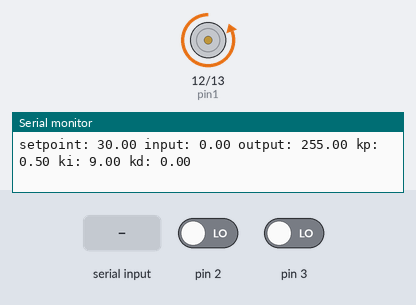
Simulated run of this sketch. Board: Arduino Uno, built for the host (arithmetic inside an expression is 32-bit, double 64-bit). On the bench: motor-driver pin pairs drawn as motors (green arrow = first pin HIGH = forward, orange = second pin HIGH = backward, longer = more drive), the last lines printed to the serial monitor. The test bench sets the inputs (shaded band); at power-on: pin 2 LOW, pin 3 LOW.

Above: at 1.8 s.
1.9 s: "1" received over Serial
At 3.4 s:
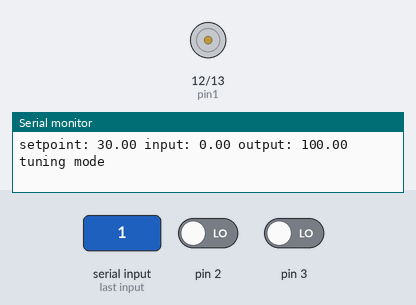
4.0 s: "0" received over Serial
At 5.0 s:
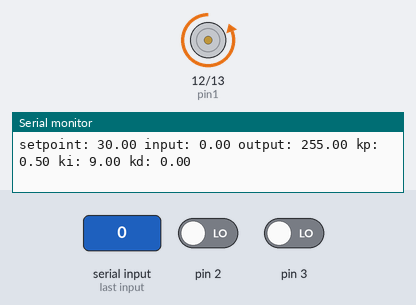
Timing chart, 0 to 7.0 s (numbered marks = the images above; inputs shaded):
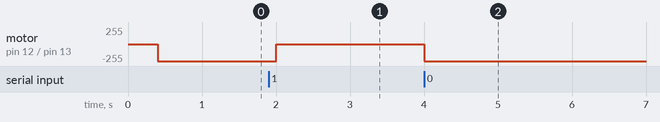

Measured:
- after the input at 1.9 s, motor on pin 12 (pin1) / pin 13 (pin2): backward 255/255 → stopped after 0.10 s
- after the input at 4.0 s, motor on pin 12 (pin1) / pin 13 (pin2): stopped → backward 255/255 at once

The sketch:

autopid.ino
```cpp
#include <PID_v1.h>
#include <Arduino.h>
#include <PID_AutoTune_v0.h>

double inputRpm, outputRpm, setpointRpm = 30;
double kp = 0.5, ki = 9, kd = 0;
int pin1 = 12;
int pin2 = 13;
int encPinA = 0;
int encPinB = 1;
int _encDir = 1;
long _begin, _end;
long _encVal;


byte ATuneModeRemember=2;
unsigned long serialTime, modelTime;
double aTuneStep=50, aTuneNoise=1, aTuneStartValue=100;
unsigned int aTuneLookBack=20;
bool tuning = false;

PID motorPID(&inputRpm, &outputRpm, &setpointRpm, kp, ki, kd, DIRECT);
PID_ATune aTune(&inputRpm, &outputRpm);

void setup() {
    pinMode(pin1, OUTPUT);
    pinMode(pin2, OUTPUT);
    pinMode(encPinA, INPUT_PULLDOWN);
    pinMode(encPinB, INPUT_PULLDOWN);
    motorPID.SetMode(AUTOMATIC);

    attachInterrupt(encPinA, readEncA, RISING);
    attachInterrupt(encPinB, readEncB, RISING);

    if(tuning)
    {
        tuning=false;
        changeAutoTune();
        tuning=true;
    }

    serialTime = 0;

    Serial.begin(115200);
    while (!Serial) { delay(10); }
    Serial.println("Serial initialised!");
}

void loop() {
    inputRpm = getRpm();

    if(tuning)
    {
        byte val = (aTune.Runtime());
        if (val!=0)
        {
        tuning = false;
        }
        if(!tuning)
        { //we're done, set the tuning parameters
        kp = aTune.GetKp();
        ki = aTune.GetKi();
        kd = aTune.GetKd();
        motorPID.SetTunings(kp,ki,kd);
        AutoTuneHelper(false);
        }
    }
    else motorPID.Compute();

    setRpm();

    if(millis()>serialTime)
    {
        SerialReceive();
        SerialSend();
        serialTime+=500;
    }
}

void readEncA()
{
    if(!digitalRead(encPinB)) {
        _begin = _end;
        _end = micros();
        _encVal ++;
        _encDir = 1; //forward
    }
}

void readEncB()
{
    if (!digitalRead(encPinA)) {
        _begin = _end;
        _end = micros();
        _encVal --;
        _encDir = -1; //backward
    }
}

double getRpm()
{
    if (_begin && _end) {
        long lastInterval = _end - _begin;
        long nowInterval = micros()-_end; //1/370*60
        if (lastInterval < nowInterval)
            return (double)((162162/nowInterval)*_encDir);
        else
            return (double)((162162/lastInterval)*_encDir);
    } else {
        return 0;
    }
}

void setRpm() //* rev min^-1
{
    if (outputRpm >= 0) {
        digitalWrite(pin1, LOW);
        analogWrite(pin2, (int)(outputRpm));
    } else {
        analogWrite(pin1, (int)(outputRpm));
        digitalWrite(pin2, LOW);
    }
}


void SerialSend()
{
  Serial.print("setpoint: ");Serial.print(setpointRpm); Serial.print(" ");
  Serial.print("input: ");Serial.print(inputRpm); Serial.print(" ");
  Serial.print("output: ");Serial.print(outputRpm); Serial.print(" ");
  if(tuning){
    Serial.println("tuning mode");
  } else {
    Serial.print("kp: ");Serial.print(motorPID.GetKp());Serial.print(" ");
    Serial.print("ki: ");Serial.print(motorPID.GetKi());Serial.print(" ");
    Serial.print("kd: ");Serial.print(motorPID.GetKd());Serial.println();
  }
}

void SerialReceive()
{
  if(Serial.available())
  {
   char b = Serial.read();
   Serial.flush();
   if((b=='1' && !tuning) || (b!='1' && tuning))changeAutoTune();
  }
}


void AutoTuneHelper(boolean start)
{
  if(start)
    ATuneModeRemember = motorPID.GetMode();
  else
    motorPID.SetMode(ATuneModeRemember);
}

void changeAutoTune()
{
 if(!tuning)
  {
    //Set the output to the desired starting frequency.
    outputRpm=aTuneStartValue;
    aTune.SetNoiseBand(aTuneNoise);
    aTune.SetOutputStep(aTuneStep);
    aTune.SetLookbackSec((int)aTuneLookBack);
    AutoTuneHelper(true);
    tuning = true;
  }
  else
  { //cancel autotune
    aTune.Cancel();
    tuning = false;
    AutoTuneHelper(false);
  }
}
```
